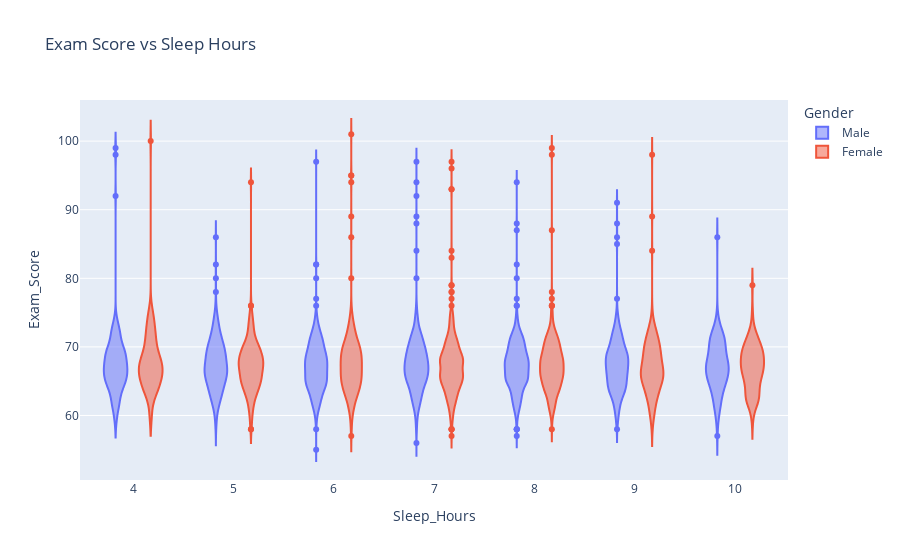

Here is the notebook cell this chart was saved with:
### Code cell
fig=px.violin(
    data, 
    x='Sleep_Hours', 
    y='Exam_Score', 
    title='Exam Score vs Sleep Hours ',
    color='Gender',
)
fig.show()

### Figure 1 — Plotly figure (JSON) as saved in the notebook; plotly's stock layout.template omitted (floating-point values rounded to 4 significant figures; data arrays with more than 128 entries replaced by an {"elided": "..."} marker saying what was removed)
{"data": [{"alignmentgroup": "True", "box": {"visible": false}, "hovertemplate": "Gender=Male<br>Sleep_Hours=%{x}<br>Exam_Score=%{y}<extra></extra>", "legendgroup": "Male", "marker": {"color": "#636efa"}, "name": "Male", "offsetgroup": "Male", "orientation": "v", "scalegroup": "True", "showlegend": true, "type": "violin", "x": {"elided": "3814 int values"}, "x0": " ", "xaxis": "x", "y": {"elided": "3814 int values"}, "y0": " ", "yaxis": "y"}, {"alignmentgroup": "True", "box": {"visible": false}, "hovertemplate": "Gender=Female<br>Sleep_Hours=%{x}<br>Exam_Score=%{y}<extra></extra>", "legendgroup": "Female", "marker": {"color": "#EF553B"}, "name": "Female", "offsetgroup": "Female", "orientation": "v", "scalegroup": "True", "showlegend": true, "type": "violin", "x": {"elided": "2793 int values"}, "x0": " ", "xaxis": "x", "y": {"elided": "2793 int values"}, "y0": " ", "yaxis": "y"}], "layout": {"autosize": true, "legend": {"title": {"text": "Gender"}, "tracegroupgap": 0}, "title": {"text": "Exam Score vs Sleep Hours "}, "violinmode": "group", "xaxis": {"anchor": "y", "autorange": true, "domain": [0, 1], "range": [3.477, 10.52], "title": {"text": "Sleep_Hours"}, "type": "linear"}, "yaxis": {"anchor": "x", "autorange": true, "domain": [0, 1], "range": [50.59, 106.0], "title": {"text": "Exam_Score"}, "type": "linear"}}}
